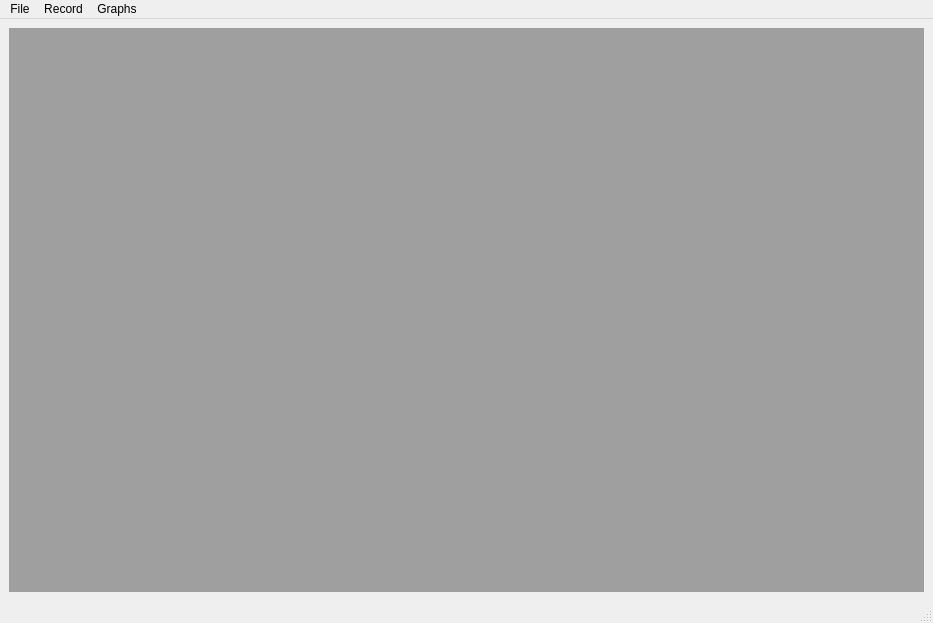
<?xml version="1.0" encoding="UTF-8"?>
<ui version="4.0">
 <class>MainWindow</class>
 <widget class="QMainWindow" name="MainWindow">
  <property name="geometry">
   <rect>
    <x>0</x>
    <y>0</y>
    <width>933</width>
    <height>623</height>
   </rect>
  </property>
  <property name="windowTitle">
   <string>MainWindow</string>
  </property>
  <widget class="QWidget" name="centralwidget">
   <layout class="QGridLayout" name="gridLayout">
    <item row="0" column="0">
     <widget class="QMdiArea" name="mdiArea"/>
    </item>
   </layout>
  </widget>
  <widget class="QMenuBar" name="menubar">
   <property name="geometry">
    <rect>
     <x>0</x>
     <y>0</y>
     <width>933</width>
     <height>31</height>
    </rect>
   </property>
   <widget class="QMenu" name="menuFile">
    <property name="title">
     <string>File</string>
    </property>
    <addaction name="actionOpen"/>
    <addaction name="actionExit"/>
   </widget>
   <widget class="QMenu" name="menuRecord">
    <property name="title">
     <string>Record</string>
    </property>
    <addaction name="actionRec_Vitals"/>
    <addaction name="actionView"/>
    <addaction name="actionRec_sugar"/>
   </widget>
   <widget class="QMenu" name="menuGraphs">
    <property name="title">
     <string>Graphs</string>
    </property>
    <addaction name="actionSugar_8_days"/>
   </widget>
   <addaction name="menuFile"/>
   <addaction name="menuRecord"/>
   <addaction name="menuGraphs"/>
  </widget>
  <widget class="QStatusBar" name="statusbar"/>
  <action name="actionOpen">
   <property name="text">
    <string>Open</string>
   </property>
  </action>
  <action name="actionRec_Vitals">
   <property name="text">
    <string>rec Vitals</string>
   </property>
  </action>
  <action name="actionView">
   <property name="text">
    <string>View BP records</string>
   </property>
  </action>
  <action name="actionExit">
   <property name="text">
    <string>Exit</string>
   </property>
  </action>
  <action name="actionRec_sugar">
   <property name="text">
    <string>rec sugar</string>
   </property>
  </action>
  <action name="actionSugar_8_days">
   <property name="text">
    <string>Sugar 8 days</string>
   </property>
  </action>
 </widget>
 <resources/>
 <connections/>
</ui>
